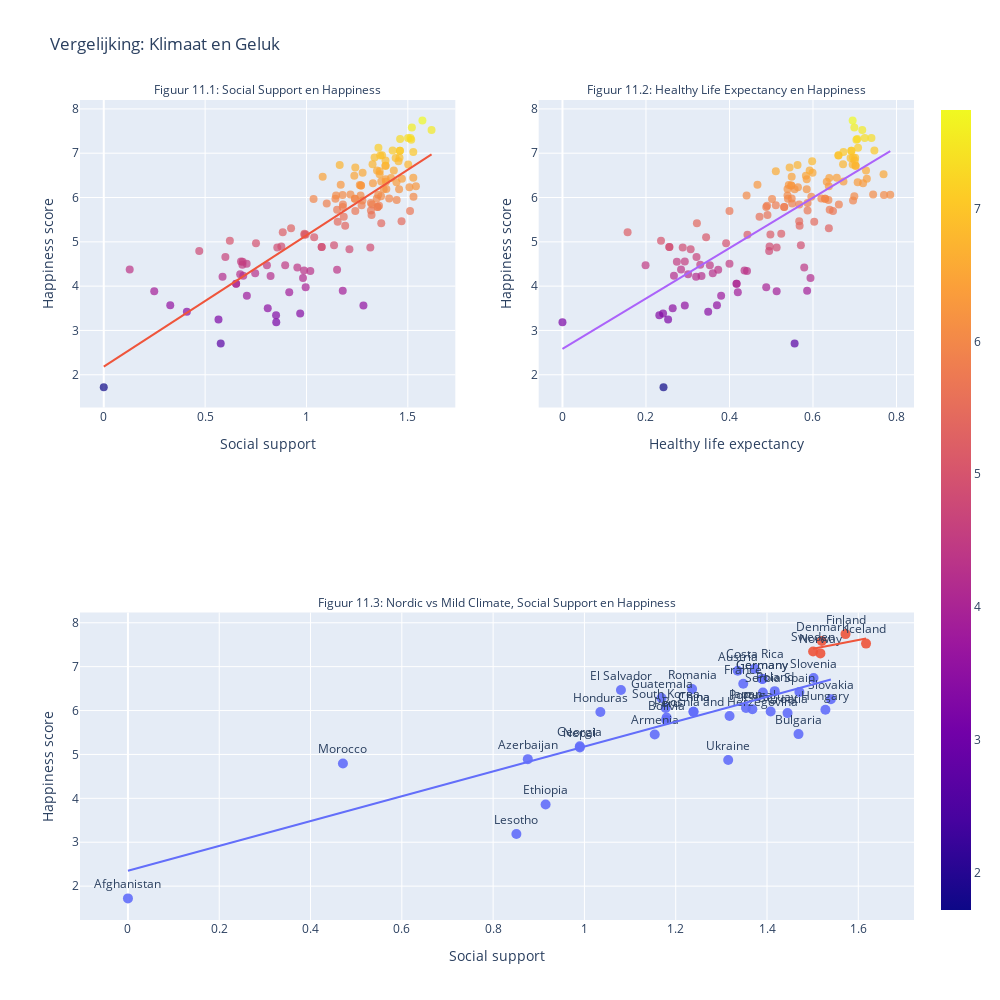

Here is the notebook cell this chart was saved with:
### Markdown cell above
In het World Happiness Report (2025) dataset scoren Scandinavische landen (Noorwegen, Zweden, Finland, Denemarken, IJsland) hoog op geluk ondanks hun strenge winters. In Figuren 11.1 en 11.2 is te zien dat Social support en Healthy life expectancy sterk samenhangen met de Ladder score.

### Code cell
# Definieer Nordic en gemiddeld warme landen
nordics = ['Sweden', 'Norway', 'Finland', 'Denmark', 'Iceland']
avg_temp_df = df123[(df123['temperature_celsius'] >= 16) & (df123['temperature_celsius'] <= 23)]
avg_temp_countries = avg_temp_df['country'].unique()

# Voeg Highlight-kolom toe voor categorisering
def climate_category(row):
    if row['country'] in nordics:
        return 'Nordic'
    elif row['country'] in avg_temp_countries:
        return 'Mild Climate'
    else:
        return 'Other'

df123['Highlight'] = df123.apply(climate_category, axis=1)

# Eerste plot: alle landen, viridis kleuren op basis van social support
scatter_all = px.scatter(
    df123,
    x='Social support',
    y='Ladder score',
    color='Ladder score',                  # Viridis op happiness
    color_continuous_scale='viridis',
    trendline='ols',                        
    title='Correlatie: Social Support vs Happiness (alle landen)',
    hover_name='country'
)

scatter_all.update_traces(marker=dict(size=8, opacity=0.7), textposition='top center')

# Tweede plot: alle landen, viridis kleuren op basis van Healthy life expectancy
scatter_health = px.scatter(
    df123,
    x='Healthy life expectancy',
    y='Ladder score',
    color='Ladder score',
    color_continuous_scale='viridis',
    trendline='ols',
    title='Healthy Life Expectancy vs Happiness',
    hover_name='country'
)
scatter_health.update_traces(marker=dict(size=8, opacity=0.7), textposition='top center')

# Derde plot: enkel Nordic vs Mild Climate landen
scan_vs_mild = px.scatter(
    df123[df123['Highlight'].isin(['Nordic', 'Mild Climate'])],
    x='Social support',
    y='Ladder score',
    color='Highlight',
    color_continuous_scale='viridis',
    trendline='ols',
    text='country',
    title='Nordic vs Mild Climate landen: Social Support vs Happiness',
    hover_name='country'
)

scan_vs_mild.update_traces(marker=dict(size=10, opacity=0.9), textposition='top center')

# Combineer in subplots
final_fig = make_subplots(
    rows=2,
    cols=2,
    column_widths=[0.5, 0.5],
    row_heights=[0.5, 0.5],
    specs=[
        [{}, {}],                      # hier zijn twee afzonderlijke plots
        [{"colspan": 2}, None]        # zodat rij 2 een brede plot over twee kolommen
    ],
    subplot_titles=(
        "Figuur 11.1: Social Support en Happiness",
        "Figuur 11.2: Healthy Life Expectancy en Happiness",
        "Figuur 11.3: Nordic vs Mild Climate, Social Support en Happiness"
    )
)

# Voeg data toe
for trace in scatter_all.data:
    final_fig.add_trace(trace, row=1, col=1)
for trace in scatter_health.data:
    final_fig.add_trace(trace, row=1, col=2)
for trace in scan_vs_mild.data:
    final_fig.add_trace(trace, row=2, col=1)

# Layout, font en labels
final_fig.update_layout(
    height=1000,
    width=1000,
    title_text="Vergelijking: Klimaat en Geluk",
    showlegend=False
)

for annotation in final_fig['layout']['annotations']:
    annotation['font'] = dict(size=12)

final_fig.update_xaxes(title_text="Social support", row=1, col=1)
final_fig.update_xaxes(title_text="Social support", row=2, col=1)
final_fig.update_xaxes(title_text="Healthy life expectancy", row=1, col=2)
final_fig.update_yaxes(title_text="Happiness score", row=1, col=2)
final_fig.update_yaxes(title_text="Happiness score", row=1, col=1)
final_fig.update_yaxes(title_text="Happiness score", row=2, col=1)

# Toon figuur
final_fig.show()

### Figure 1 — Plotly figure (JSON) as saved in the notebook; plotly's stock layout.template omitted (floating-point values rounded to 4 significant figures; data arrays with more than 128 entries replaced by an {"elided": "..."} marker saying what was removed)
{"data": [{"hovertemplate": "<b>%{hovertext}</b><br><br>Social support=%{x}<br>Ladder score=%{marker.color}<extra></extra>", "hovertext": {"elided": "217 str values"}, "legendgroup": "", "marker": {"color": {"elided": "217 float values"}, "coloraxis": "coloraxis", "opacity": 0.7, "size": 8, "symbol": "circle"}, "mode": "markers", "name": "", "orientation": "v", "showlegend": false, "textposition": "top center", "type": "scatter", "x": {"elided": "217 float values"}, "xaxis": "x", "y": {"elided": "217 float values"}, "yaxis": "y"}, {"hovertemplate": "<b>OLS trendline</b><br>Ladder score = 2.96208 * Social support + 2.18271<br>R<sup>2</sup>=0.684833<br><br>Social support=%{x}<br>Ladder score=%{y} <b>(trend)</b><extra></extra>", "legendgroup": "", "marker": {"opacity": 0.7, "size": 8, "symbol": "circle"}, "mode": "lines", "name": "", "showlegend": false, "textposition": "top center", "type": "scatter", "x": {"elided": "134 float values"}, "xaxis": "x", "y": {"elided": "134 float values"}, "yaxis": "y"}, {"hovertemplate": "<b>%{hovertext}</b><br><br>Healthy life expectancy=%{x}<br>Ladder score=%{marker.color}<extra></extra>", "hovertext": {"elided": "217 str values"}, "legendgroup": "", "marker": {"color": {"elided": "217 float values"}, "coloraxis": "coloraxis", "opacity": 0.7, "size": 8, "symbol": "circle"}, "mode": "markers", "name": "", "orientation": "v", "showlegend": false, "textposition": "top center", "type": "scatter", "x": {"elided": "217 float values"}, "xaxis": "x2", "y": {"elided": "217 float values"}, "yaxis": "y2"}, {"hovertemplate": "<b>OLS trendline</b><br>Ladder score = 5.68553 * Healthy life expectancy + 2.58441<br>R<sup>2</sup>=0.601291<br><br>Healthy life expectancy=%{x}<br>Ladder score=%{y} <b>(trend)</b><extra></extra>", "legendgroup": "", "marker": {"opacity": 0.7, "size": 8, "symbol": "circle"}, "mode": "lines", "name": "", "showlegend": false, "textposition": "top center", "type": "scatter", "x": {"elided": "134 float values"}, "xaxis": "x2", "y": {"elided": "134 float values"}, "yaxis": "y2"}, {"hovertemplate": "<b>%{hovertext}</b><br><br>Highlight=Mild Climate<br>Social support=%{x}<br>Ladder score=%{y}<br>country=%{text}<extra></extra>", "hovertext": ["Afghanistan", "Armenia", "Austria", "Azerbaijan", "Bolivia", "Bosnia and Herzegovina", "Bulgaria", "Bélgica", "China", "China", "Costa Rica", "Croatia", "Czech Republic", "El Salvador", "Eritrea", "Ethiopia", "France", "Georgia", "Germany", "Germany", "Guatemala", "Honduras", "Hungary", "Japan", "Kyrghyzstan", "Lesotho", "Letonia", "Monaco", "Morocco", "Nepal", "North Korea", "Paraguay", "Peru", "Poland", "Portugal", "Romania", "San Marino", "Serbia", "Slovakia", "Slovenia", "South Korea", "Spain", "Tonga", "Ukraine"], "legendgroup": "Mild Climate", "marker": {"color": "#636efa", "opacity": 0.9, "size": 10, "symbol": "circle"}, "mode": "markers+text", "name": "Mild Climate", "orientation": "v", "showlegend": true, "text": ["Afghanistan", "Armenia", "Austria", "Azerbaijan", "Bolivia", "Bosnia and Herzegovina", "Bulgaria", "Bélgica", "China", "China", "Costa Rica", "Croatia", "Czech Republic", "El Salvador", "Eritrea", "Ethiopia", "France", "Georgia", "Germany", "Germany", "Guatemala", "Honduras", "Hungary", "Japan", "Kyrghyzstan", "Lesotho", "Letonia", "Monaco", "Morocco", "Nepal", "North Korea", "Paraguay", "Peru", "Poland", "Portugal", "Romania", "San Marino", "Serbia", "Slovakia", "Slovenia", "South Korea", "Spain", "Tonga", "Ukraine"], "textposition": "top center", "type": "scatter", "x": [0, 1.154, 1.336, 0.876, 1.179, 1.318, 1.469, null, 1.239, 1.239, 1.373, 1.445, null, 1.08, null, 0.915, 1.348, 0.99, 1.39, 1.39, 1.169, 1.035, 1.528, 1.354, null, 0.851, null, null, 0.471, 0.99, null, 1.408, 1.18, 1.417, 1.368, 1.236, null, 1.391, 1.54, 1.502, 1.178, 1.471, null, 1.315], "xaxis": "x3", "y": [1.721, 5.455, 6.905, 4.893, 5.784, 5.877, 5.463, null, 5.973, 5.973, 6.955, 5.942, null, 6.469, null, 3.861, 6.609, 5.185, 6.719, 6.719, 6.287, 5.968, 6.017, 6.06, null, 3.186, null, null, 4.795, 5.158, null, 5.977, 5.841, 6.442, 6.03, 6.491, null, 6.411, 6.257, 6.743, 6.058, 6.421, null, 4.873], "yaxis": "y3"}, {"hovertemplate": "<b>OLS trendline</b><br>Ladder score = 2.82955 * Social support + 2.35047<br>R<sup>2</sup>=0.664467<br><br>Highlight=Mild Climate<br>Social support=%{x}<br>Ladder score=%{y} <b>(trend)</b><extra></extra>", "legendgroup": "Mild Climate", "marker": {"color": "#636efa", "opacity": 0.9, "size": 10, "symbol": "circle"}, "mode": "lines", "name": "Mild Climate", "showlegend": false, "textposition": "top center", "type": "scatter", "x": [0, 0.471, 0.851, 0.876, 0.915, 0.99, 0.99, 1.035, 1.08, 1.154, 1.169, 1.178, 1.179, 1.18, 1.236, 1.239, 1.239, 1.315, 1.318, 1.336, 1.348, 1.354, 1.368, 1.373, 1.39, 1.39, 1.391, 1.408, 1.417, 1.445, 1.469, 1.471, 1.502, 1.528, 1.54], "xaxis": "x3", "y": [2.35, 3.683, 4.758, 4.829, 4.94, 5.152, 5.152, 5.279, 5.406, 5.616, 5.658, 5.684, 5.687, 5.689, 5.848, 5.856, 5.856, 6.071, 6.08, 6.131, 6.165, 6.182, 6.221, 6.235, 6.284, 6.284, 6.286, 6.334, 6.36, 6.439, 6.507, 6.513, 6.6, 6.674, 6.708], "yaxis": "y3"}, {"hovertemplate": "<b>%{hovertext}</b><br><br>Highlight=Nordic<br>Social support=%{x}<br>Ladder score=%{y}<br>country=%{text}<extra></extra>", "hovertext": ["Denmark", "Finland", "Iceland", "Norway", "Sweden"], "legendgroup": "Nordic", "marker": {"color": "#EF553B", "opacity": 0.9, "size": 10, "symbol": "circle"}, "mode": "markers+text", "name": "Nordic", "orientation": "v", "showlegend": true, "text": ["Denmark", "Finland", "Iceland", "Norway", "Sweden"], "textposition": "top center", "type": "scatter", "x": [1.52, 1.572, 1.617, 1.517, 1.501], "xaxis": "x3", "y": [7.583, 7.741, 7.525, 7.302, 7.344], "yaxis": "y3"}, {"hovertemplate": "<b>OLS trendline</b><br>Ladder score = 2.01378 * Social support + 4.3869<br>R<sup>2</sup>=0.290722<br><br>Highlight=Nordic<br>Social support=%{x}<br>Ladder score=%{y} <b>(trend)</b><extra></extra>", "legendgroup": "Nordic", "marker": {"color": "#EF553B", "opacity": 0.9, "size": 10, "symbol": "circle"}, "mode": "lines", "name": "Nordic", "showlegend": false, "textposition": "top center", "type": "scatter", "x": [1.501, 1.517, 1.52, 1.572, 1.617], "xaxis": "x3", "y": [7.41, 7.442, 7.448, 7.553, 7.643], "yaxis": "y3"}], "layout": {"annotations": [{"font": {"size": 12}, "showarrow": false, "text": "Figuur 11.1: Social Support en Happiness", "x": 0.225, "xanchor": "center", "xref": "paper", "y": 1, "yanchor": "bottom", "yref": "paper"}, {"font": {"size": 12}, "showarrow": false, "text": "Figuur 11.2: Healthy Life Expectancy en Happiness", "x": 0.775, "xanchor": "center", "xref": "paper", "y": 1, "yanchor": "bottom", "yref": "paper"}, {"font": {"size": 12}, "showarrow": false, "text": "Figuur 11.3: Nordic vs Mild Climate, Social Support en Happiness", "x": 0.5, "xanchor": "center", "xref": "paper", "y": 0.375, "yanchor": "bottom", "yref": "paper"}], "height": 1000, "showlegend": false, "title": {"text": "Vergelijking: Klimaat en Geluk"}, "width": 1000, "xaxis": {"anchor": "y", "autorange": true, "domain": [0, 0.45], "range": [-0.1173, 1.734], "title": {"text": "Social support"}, "type": "linear"}, "xaxis2": {"anchor": "y2", "autorange": true, "domain": [0.55, 1], "range": [-0.05693, 0.8419], "title": {"text": "Healthy life expectancy"}, "type": "linear"}, "xaxis3": {"anchor": "y3", "autorange": true, "domain": [0, 1], "range": [-0.1051, 1.722], "title": {"text": "Social support"}, "type": "linear"}, "yaxis": {"anchor": "x", "autorange": true, "domain": [0.625, 1], "range": [1.261, 8.201], "title": {"text": "Happiness score"}, "type": "linear"}, "yaxis2": {"anchor": "x2", "autorange": true, "domain": [0.625, 1], "range": [1.261, 8.201], "title": {"text": "Happiness score"}, "type": "linear"}, "yaxis3": {"anchor": "x3", "autorange": true, "domain": [0, 0.375], "range": [1.228, 8.234], "title": {"text": "Happiness score"}, "type": "linear"}}}
